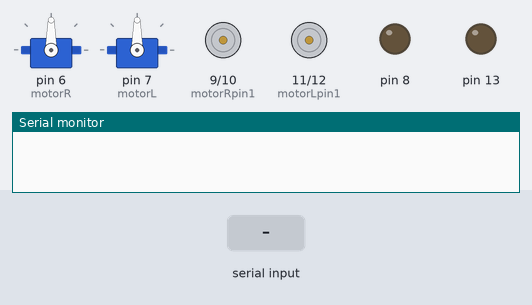
Bench run of a sketch on a simulated Arduino Uno, built with avr-gcc and run on an emulated ATmega328P. Parts: 2 × servo, motor-driver pin pairs drawn as motors (green arrow = first pin HIGH = forward, orange = second pin HIGH = backward, longer = more drive), output pins drawn as LEDs (lit = HIGH), the last lines printed to the serial monitor. The test bench sets the inputs (shaded band).

Above: at 1.2 s.
1.3 s: "1" received over Serial
At 2.0 s:
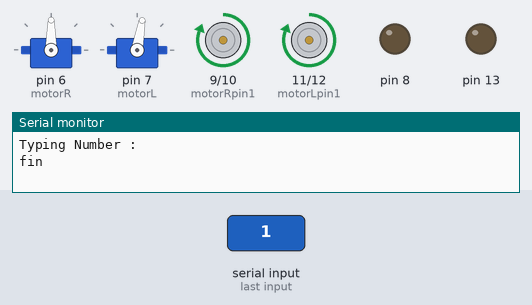
2.8 s: "2" received over Serial
At 3.1 s:
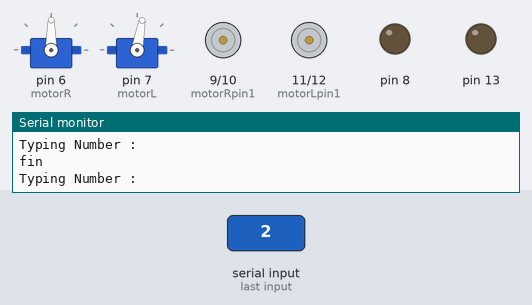
4.3 s: "3" received over Serial
At 5.5 s:
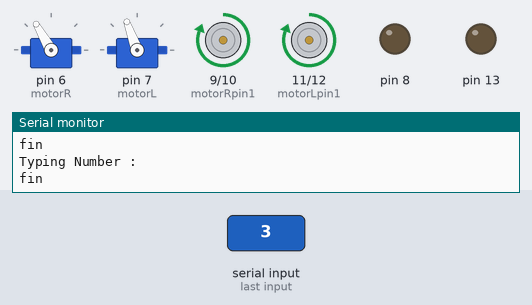
5.8 s: "4" received over Serial
At 6.6 s:
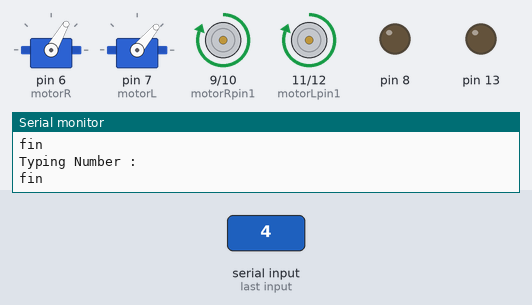
7.3 s: "0" received over Serial
At 8.5 s:
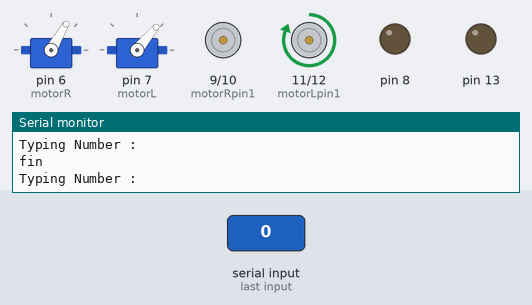
8.8 s: "1" received over Serial
At 10.1 s:
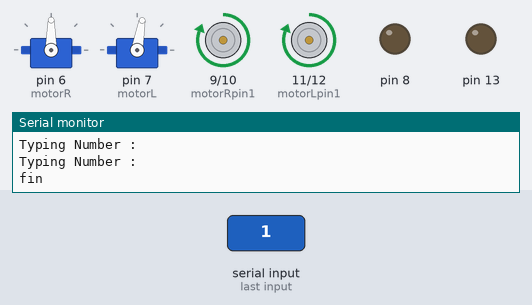
Timing chart, 0 to 11.3 s (numbered marks = the images above; inputs shaded):
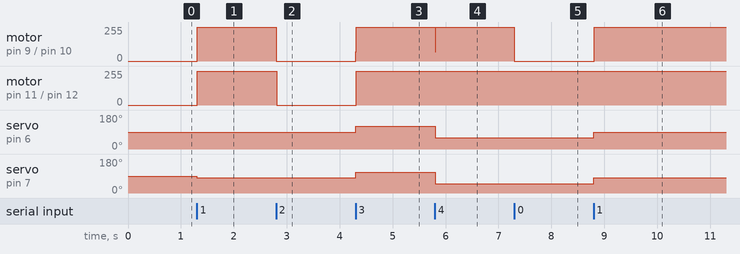

The sketch:

Motor.ino
```cpp
#include <Servo.h>

// Servo Setting
Servo servoR;
Servo servoL;

#define Straight_L 80
#define Straight_R 180

int motorR = 6;
int motorL = 7;
int angleR = Straight_R;
int angleL = Straight_L;

// DC Setting
int motorRpin1 = 9;
int motorRpin2 = 10;
int motorLpin1 = 11;
int motorLpin2 = 12;

void setup() {
  servoR.attach(motorR); //servoR에 입출력 6번 핀을 지정
  servoL.attach(motorL); //servoL에 입출력 7번 핀을 지정
  Serial.begin(9600); //시리얼 모니터 사용
  pinMode(motorLpin1, OUTPUT);
  pinMode(motorLpin2, OUTPUT);
  pinMode(motorRpin1, OUTPUT);
  pinMode(motorRpin2, OUTPUT);
  pinMode(8, OUTPUT);
  pinMode(13, OUTPUT);
}

void loop() {
    if(Serial.available()) //시리얼 통신이 가능할 경우
    {
        char input = Serial.read(); //시리얼 모니터 입력 값을 읽어옴
        Serial.println("Typing Number : ");
        /*
        1 : Straight
        2 : Stop
        3 : Right
        4 : Left

        (1) Servo Change
        (2) delay 10
        (3) DC go
        (4) delay 500
        (5) Stop (to know direction by LiDAR)
        */
        if(input == '1')
        {
            analogWrite(8, 100);
            analogWrite(13, 100);
            servoR.write(90);
     //       delay(10);
            servoL.write(80);
            delay(10);
            digitalWrite(motorRpin1, HIGH);
            digitalWrite(motorRpin2, LOW);
            digitalWrite(motorLpin1, HIGH);
            digitalWrite(motorLpin2, LOW);
            delay(500);
            Serial.println("fin");
        }
        else if(input =='2')
        {
            analogWrite(9, 0);
            analogWrite(13, 0);
            servoR.write(90);
     //       delay(10);
            servoL.write(80);
            delay(10);
            digitalWrite(motorRpin1, LOW);
            digitalWrite(motorRpin2, LOW);
            digitalWrite(motorLpin1, LOW);
            digitalWrite(motorLpin2, LOW);
            delay(500);
            Serial.println("fin");
        }
        else if(input == '3')
        {
            analogWrite(9, 70);
            analogWrite(13, 70);
            servoR.write(120);
       //     delay(10);
            servoL.write(110);
            delay(10);
            digitalWrite(motorRpin1, HIGH);
            digitalWrite(motorRpin2, LOW);
            digitalWrite(motorLpin1, HIGH);
            digitalWrite(motorLpin2, LOW);
            delay(500);
            Serial.println("fin");
        }
        else if(input == '4')
        {
            analogWrite(9, 70);
            analogWrite(13, 70);
            servoR.write(60);
         //   delay(10);
            servoL.write(50);
            delay(10);
            digitalWrite(motorRpin1, HIGH);
            digitalWrite(motorRpin2, LOW);
            digitalWrite(motorLpin1, HIGH);
            digitalWrite(motorLpin2, LOW);
            delay(500);
            Serial.println("fin");
        }
        else
        {
          analogWrite(9, 0);
          analogWrite(13, 0);
        }
    }
}
```

Measured:
- after the input at 1.3 s, motor on pin 9 (motorRpin1) / pin 10 (motorRpin2), motor on pin 11 (motorLpin1) / pin 12 (motorLpin2): stopped → forward 255/255 at once; servo on pin 7 (motorL): 90° → 80° at once
- after the input at 2.8 s, motor on pin 9 (motorRpin1) / pin 10 (motorRpin2), motor on pin 11 (motorLpin1) / pin 12 (motorLpin2): forward 255/255 → stopped at once
- after the input at 4.3 s, motor on pin 9 (motorRpin1) / pin 10 (motorRpin2), motor on pin 11 (motorLpin1) / pin 12 (motorLpin2): stopped → forward 255/255 at once; servo on pin 6 (motorR): 90° → 120° at once; servo on pin 7 (motorL): 80° → 110° at once
- after the input at 5.8 s, motor on pin 9 (motorRpin1) / pin 10 (motorRpin2): forward 255/255 → forward 70/255 at once, → forward 255/255 0.01 s later; servo on pin 6 (motorR): 120° → 60° at once; servo on pin 7 (motorL): 110° → 50° at once
- after the input at 7.3 s, motor on pin 9 (motorRpin1) / pin 10 (motorRpin2): forward 255/255 → stopped at once
- after the input at 8.8 s, motor on pin 9 (motorRpin1) / pin 10 (motorRpin2): stopped → forward 255/255 at once; servo on pin 6 (motorR): 60° → 90° at once; servo on pin 7 (motorL): 50° → 80° at once
